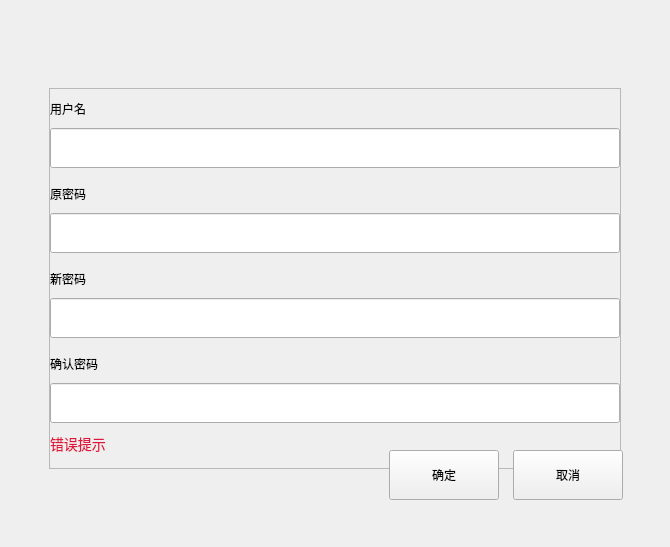
<?xml version="1.0" encoding="UTF-8"?>
<ui version="4.0">
 <class>ModifyPasswordDlg</class>
 <widget class="BaseDlg" name="ModifyPasswordDlg">
  <property name="geometry">
   <rect>
    <x>0</x>
    <y>0</y>
    <width>670</width>
    <height>547</height>
   </rect>
  </property>
  <property name="windowTitle">
   <string>ModifyPasswordDlg</string>
  </property>
  <widget class="QPushButton" name="CancelBtn">
   <property name="geometry">
    <rect>
     <x>513</x>
     <y>450</y>
     <width>110</width>
     <height>50</height>
    </rect>
   </property>
   <property name="minimumSize">
    <size>
     <width>110</width>
     <height>50</height>
    </size>
   </property>
   <property name="maximumSize">
    <size>
     <width>16777215</width>
     <height>50</height>
    </size>
   </property>
   <property name="text">
    <string>取消</string>
   </property>
   <property name="buttons" stdset="0">
    <string notr="true">btn_dlg</string>
   </property>
  </widget>
  <widget class="QPushButton" name="OkBtn">
   <property name="geometry">
    <rect>
     <x>389</x>
     <y>450</y>
     <width>110</width>
     <height>50</height>
    </rect>
   </property>
   <property name="minimumSize">
    <size>
     <width>110</width>
     <height>50</height>
    </size>
   </property>
   <property name="maximumSize">
    <size>
     <width>16777215</width>
     <height>50</height>
    </size>
   </property>
   <property name="text">
    <string>确定</string>
   </property>
   <property name="buttons" stdset="0">
    <string notr="true">btn_dlg</string>
   </property>
  </widget>
  <widget class="QFrame" name="GridFrame">
   <property name="geometry">
    <rect>
     <x>49</x>
     <y>88</y>
     <width>572</width>
     <height>381</height>
    </rect>
   </property>
   <property name="minimumSize">
    <size>
     <width>0</width>
     <height>0</height>
    </size>
   </property>
   <property name="maximumSize">
    <size>
     <width>600</width>
     <height>500</height>
    </size>
   </property>
   <property name="frameShape">
    <enum>QFrame::StyledPanel</enum>
   </property>
   <property name="frameShadow">
    <enum>QFrame::Raised</enum>
   </property>
   <property name="lineWidth">
    <number>0</number>
   </property>
   <widget class="QLabel" name="ModPageUserNameLab">
    <property name="geometry">
     <rect>
      <x>1</x>
      <y>1</y>
      <width>571</width>
      <height>40</height>
     </rect>
    </property>
    <property name="minimumSize">
     <size>
      <width>100</width>
      <height>40</height>
     </size>
    </property>
    <property name="maximumSize">
     <size>
      <width>16777215</width>
      <height>40</height>
     </size>
    </property>
    <property name="text">
     <string>用户名</string>
    </property>
   </widget>
   <widget class="QLineEdit" name="ModPageUserNameEdit">
    <property name="geometry">
     <rect>
      <x>1</x>
      <y>40</y>
      <width>570</width>
      <height>40</height>
     </rect>
    </property>
    <property name="minimumSize">
     <size>
      <width>300</width>
      <height>40</height>
     </size>
    </property>
    <property name="maximumSize">
     <size>
      <width>570</width>
      <height>40</height>
     </size>
    </property>
   </widget>
   <widget class="QLabel" name="ModPageOldkeyLab">
    <property name="geometry">
     <rect>
      <x>1</x>
      <y>86</y>
      <width>561</width>
      <height>40</height>
     </rect>
    </property>
    <property name="minimumSize">
     <size>
      <width>100</width>
      <height>40</height>
     </size>
    </property>
    <property name="maximumSize">
     <size>
      <width>16777215</width>
      <height>40</height>
     </size>
    </property>
    <property name="text">
     <string>原密码</string>
    </property>
   </widget>
   <widget class="QLineEdit" name="ModPageOldkeyEdit">
    <property name="geometry">
     <rect>
      <x>1</x>
      <y>125</y>
      <width>570</width>
      <height>40</height>
     </rect>
    </property>
    <property name="minimumSize">
     <size>
      <width>300</width>
      <height>40</height>
     </size>
    </property>
    <property name="maximumSize">
     <size>
      <width>570</width>
      <height>40</height>
     </size>
    </property>
    <property name="echoMode">
     <enum>QLineEdit::Password</enum>
    </property>
   </widget>
   <widget class="QLabel" name="ModPageNewkeyLab">
    <property name="geometry">
     <rect>
      <x>1</x>
      <y>171</y>
      <width>571</width>
      <height>40</height>
     </rect>
    </property>
    <property name="minimumSize">
     <size>
      <width>100</width>
      <height>40</height>
     </size>
    </property>
    <property name="maximumSize">
     <size>
      <width>16777215</width>
      <height>40</height>
     </size>
    </property>
    <property name="text">
     <string>新密码</string>
    </property>
   </widget>
   <widget class="QLineEdit" name="ModPageNewkeyEdit">
    <property name="geometry">
     <rect>
      <x>1</x>
      <y>210</y>
      <width>570</width>
      <height>40</height>
     </rect>
    </property>
    <property name="minimumSize">
     <size>
      <width>300</width>
      <height>40</height>
     </size>
    </property>
    <property name="maximumSize">
     <size>
      <width>570</width>
      <height>40</height>
     </size>
    </property>
    <property name="echoMode">
     <enum>QLineEdit::Password</enum>
    </property>
   </widget>
   <widget class="QLabel" name="ModPageNewkeySureLab">
    <property name="geometry">
     <rect>
      <x>1</x>
      <y>256</y>
      <width>571</width>
      <height>40</height>
     </rect>
    </property>
    <property name="minimumSize">
     <size>
      <width>100</width>
      <height>40</height>
     </size>
    </property>
    <property name="maximumSize">
     <size>
      <width>16777215</width>
      <height>40</height>
     </size>
    </property>
    <property name="text">
     <string>确认密码</string>
    </property>
   </widget>
   <widget class="QLineEdit" name="ModPageNewkeySureEdit">
    <property name="geometry">
     <rect>
      <x>1</x>
      <y>295</y>
      <width>570</width>
      <height>40</height>
     </rect>
    </property>
    <property name="minimumSize">
     <size>
      <width>300</width>
      <height>40</height>
     </size>
    </property>
    <property name="maximumSize">
     <size>
      <width>570</width>
      <height>40</height>
     </size>
    </property>
    <property name="echoMode">
     <enum>QLineEdit::Password</enum>
    </property>
   </widget>
   <widget class="QLabel" name="ErrTipLab">
    <property name="geometry">
     <rect>
      <x>1</x>
      <y>345</y>
      <width>341</width>
      <height>40</height>
     </rect>
    </property>
    <property name="minimumSize">
     <size>
      <width>300</width>
      <height>40</height>
     </size>
    </property>
    <property name="maximumSize">
     <size>
      <width>600</width>
      <height>40</height>
     </size>
    </property>
    <property name="styleSheet">
     <string notr="true">font-size:14px;
color:#df173e;</string>
    </property>
    <property name="text">
     <string>错误提示</string>
    </property>
    <property name="alignment">
     <set>Qt::AlignLeading|Qt::AlignLeft|Qt::AlignTop</set>
    </property>
    <property name="wordWrap">
     <bool>true</bool>
    </property>
   </widget>
  </widget>
  <zorder>GridFrame</zorder>
  <zorder>CancelBtn</zorder>
  <zorder>OkBtn</zorder>
 </widget>
 <layoutdefault spacing="6" margin="11"/>
 <customwidgets>
  <customwidget>
   <class>BaseDlg</class>
   <extends>QWidget</extends>
   <header>basedlg.h</header>
   <container>1</container>
  </customwidget>
 </customwidgets>
 <resources/>
 <connections/>
</ui>
